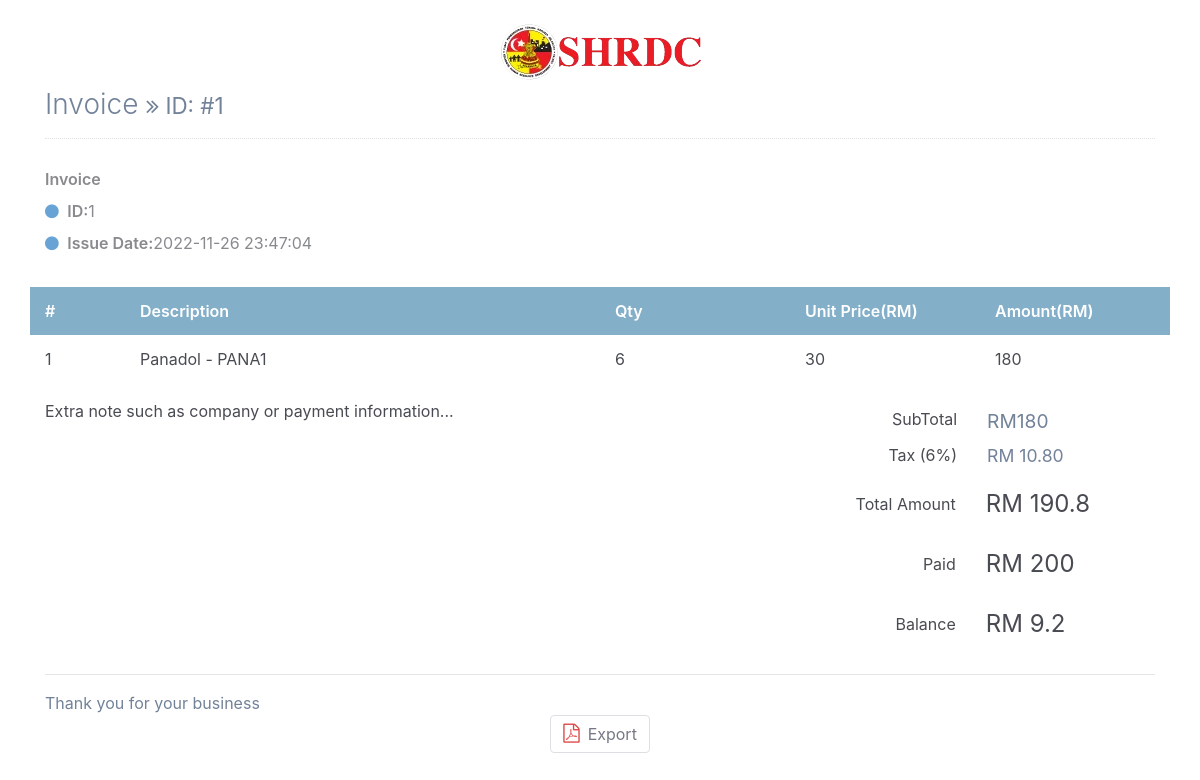
Page /pos/invoice.php?invoiceID=1 (signed in) on the committed database.
### tables this page shows
CREATE TABLE `tblpurchase_invoice` (
  `purchaseInvoiceID` int NOT NULL,
  `purchaseDate` datetime NOT NULL,
  `drugID` longtext NOT NULL,
  `drugBatchNo` longtext NOT NULL,
  `drugQty` longtext NOT NULL,
  `drugPrice` longtext NOT NULL,
  `tax` varchar(255) NOT NULL,
  `totalAmount` float NOT NULL,
  `paymentType` enum('Cash') NOT NULL,
  `discount` int NOT NULL,
  `paidAmount` float NOT NULL,
  `remainingAmount` float NOT NULL,
  `refundedItem` longtext,
  `refundedBatchNo` longtext,
  `refundedDrugQty` longtext,
  `refundedDrugPrice` longtext,
  `refundedTax` longtext,
  `refundedDateTime` longtext
);

### pos/invoice.php (the view, shortened to what this page needs)
<?php include "../db.php";
?>
<!DOCTYPE html>
<html lang="en">
<head>
    <link href="https://cdn.jsdelivr.net/npm/bootstrap@4.4.1/dist/css/bootstrap.min.css" rel="stylesheet">
</head>
<body>
<link href="https://maxcdn.bootstrapcdn.com/font-awesome/4.7.0/css/font-awesome.min.css" rel="stylesheet" />
<?php
if($_GET["invoiceID"] != "")
{
?>
<div id="printPage">
    <div class="container px-0">
        <div class="row mt-4">
            <div class="col-12 col-lg-12">
                <div class="row">
                    <div class="col-12">
                        <div class="text-center text-150">
                                <span class="text-default-d3"><img src="../image/logo.png"></span>
                        </div>
                    </div>
                </div>
            </div>
        </div>
    </div>
    <div class="page-content container">
        <div class="page-header text-blue-d2">
            <?php
            $sql = mysqli_query($Links, "SELECT * FROM tblpurchase_invoice WHERE purchaseInvoiceID = ".$_GET["invoiceID"]."");
            if(mysqli_num_rows($sql) > 0)
            {
                $row = mysqli_fetch_array($sql);
                echo '<h1 class="page-title text-secondary-d1">
                Invoice
                <small class="page-info">
                    <i class="fa fa-angle-double-right text-80"></i>
                    ID: #'.$row["purchaseInvoiceID"].'
                </small>
                </h1>';
            }
            ?>
        </div>
        <div class="container px-0">
            <div class="row mt-4">
                <div class="col-12 col-lg-12">
                    <div class="row">
                        <?php
                        $sql = mysqli_query($Links, "SELECT * FROM tblpurchase_invoice WHERE purchaseInvoiceID = ".$_GET["invoiceID"]."");
                        if(mysqli_num_rows($sql) > 0)
                        {
                            $row = mysqli_fetch_array($sql);
                        ?>
                            <div class="text-95 col-sm-12 align-self-start d-sm-flex justify-content-start">
                                <div class="text-grey-m2">
                                    <div class="mt-1 mb-2 text-secondary-m1 text-600 text-125">
                                        Invoice
                                    </div>
                                    <div class="my-2"><i class="fa fa-circle text-blue-m2 text-xs mr-1"></i> <span class="text-600 text-90">ID:</span><?php echo $row["purchaseInvoiceID"]; ?></div>
                                    <div class="my-2"><i class="fa fa-circle text-blue-m2 text-xs mr-1"></i> <span class="text-600 text-90">Issue Date:</span><?php echo $row["purchaseDate"]; ?></div>
                                </div>
                            </div>
                        <?php
                        }
                        ?>
                    </div>
                    <div class="mt-4">
                        <div class="row text-600 text-white bgc-default-tp1 py-25">
                            <div class="d-none d-sm-block col-1">#</div>
                            <div class="col-9 col-sm-5">Description</div>
                            <div class="d-none d-sm-block col-4 col-sm-2">Qty</div>
                            <div class="d-none d-sm-block col-sm-2">Unit Price(RM)</div>
                            <div class="col-2">Amount(RM)</div>
                        </div>
                        <div class="text-95 text-secondary-d3">
                            <?php
                            $sql = mysqli_query($Links, "SELECT * FROM tblpurchase_invoice WHERE purchaseInvoiceID = ".$_GET["invoiceID"]."");
                            if(mysqli_num_rows($sql) > 0)
                            {
                                $total = 0;
                                $row = mysqli_fetch_array($sql);
                                $drugname = explode(":", $row["drugID"]);
                                $drugQty = explode(":", $row["drugQty"]);
                                $drugPrice = explode(":", $row["drugPrice"]);
                                $drugBatchNo = explode(":", $row["drugBatchNo"]);
                                $substotal = 0;
                                $count = 0;
                                $refundedItem = explode(":", $row["refundedItem"]);
                                $refundedBatchNo = explode(":", $row["refundedBatchNo"]);
                                $refundedDateTime = explode("|", $row["refundedDateTime"]);
                                $refundAmount = 0;
                                for($i = 0; $i < count($drugname); $i++)
                                {
                                    $flag = false;
                                    if($drugQty[$i] > 0)
                                    {
                                        $count++;
                                        if($i % 2 == 0)
                                            echo '<div class="row mb-2 mb-sm-0 py-25">';
                                        else echo '<div class="row mb-2 mb-sm-0 py-25 bgc-default-l4">';
                                        echo '<div class="d-none d-sm-block col-1">'.$count.'</div>';
                                        for($j = 0; $j < count($refundedItem); $j++)
                                        {
                                            if($drugname[$i] == $refundedItem[$j] && $drugBatchNo[$i] == $refundedBatchNo[$j])
                                            {
                                                $flag = true;
                                                $refundAmount += (($drugQty[$i] * $drugPrice[$i]) * 0.06) + ($drugQty[$i] * $drugPrice[$i]);
                                                break;
                                            }
                                        }
                                        if($flag == true)
                                        {
                                            echo '<div class="col-9 col-sm-5"><b>(REFUND - '.$refundedDateTime[$j].') </b>'.ucwords(strtolower($drugname[$i])).' - '.$drugBatchNo[$i].'</div>';
                                            echo '<div class="d-none d-sm-block col-2">'.$drugQty[$i].'</div>';
                                            echo '<div class="d-none d-sm-block col-2 text-95">'.$drugPrice[$i].'</div>';
                                            $substotal += ($drugQty[$i] * $drugPrice[$i]);
                                            echo '<div class="col-2 text-secondary-d2">'.($drugQty[$i] * $drugPrice[$i]).'</div>';
                                            $total += $drugQty[$i] * $drugInfo["unitPrice"];
                                            echo '</div>';
                                        }
                                        else
                                        {
                                            echo '<div class="col-9 col-sm-5">'.ucwords(strtolower($drugname[$i])).' - '.$drugBatchNo[$i].'</div>';
                                            echo '<div class="d-none d-sm-block col-2">'.$drugQty[$i].'</div>';
                                            echo '<div class="d-none d-sm-block col-2 text-95">'.$drugPrice[$i].'</div>';
                                            $substotal += ($drugQty[$i] * $drugPrice[$i]);
                                            echo '<div class="col-2 text-secondary-d2">'.($drugQty[$i] * $drugPrice[$i]).'</div>';
                                            $total += $drugQty[$i] * $drugInfo["unitPrice"];
                                            echo '</div>';
                                        }
                                    }
                                }
                                echo '<div class="row border-b-2 brc-default-l2"></div>
                                <div class="row mt-3">
                                    <div class="col-12 col-sm-7 text-grey-d2 text-95 mt-2 mt-lg-0">
                                        Extra note such as company or payment information...
                                    </div>
                                    <div class="col-12 col-sm-5 text-grey text-90 order-first order-sm-last">
                                        <div class="row my-2">
                                            <div class="col-7 text-right">
                                                SubTotal
                                            </div>
                                            <div class="col-5">
                                                <span class="text-120 text-secondary-d1"> RM'.$substotal.'</span>
                                            </div>
                                        </div>
                                        <div class="row my-2">
                                            <div class="col-7 text-right">
                                                Tax (';
                                                $tax = explode(":", $row["tax"]);
                                                echo $tax[0].'%)
                                            </div>
                                            <div class="col-5">
                                                <span class="text-110 text-secondary-d1">RM '.$tax[1].'</span>
                                            </div>
                                        </div>
                                        <div class="row my-2 align-items-center bgc-primary-l3 p-2">
                                            <div class="col-7 text-right">
                                                Total Amount
                                            </div>
                                            <div class="col-5">
                                                <span class="text-150 text-success-d3 opacity-2"> RM '.$row["totalAmount"].'</span>
                                            </div>
                                        </div>
                                        <div class="row my-2 align-items-center bgc-primary-l3 p-2">
                                            <div class="col-7 text-right">
                                                Paid
                                            </div>
                                            <div class="col-5">
                                                <span class="text-150 text-success-d3 opacity-2"> RM '.$row["paidAmount"].'</span>
                                            </div>
                                        </div>
                                        <div class="row my-2 align-items-center bgc-primary-l3 p-2">
                                            <div class="col-7 text-right">
                                                Balance
                                            </div>
                                            <div class="col-5">
                                                <span class="text-150 text-success-d3 opacity-2"> RM '.$row["remainingAmount"].'</span>
                                            </div>
                                        </div>';
                                    echo '</div>
                                </div>';
                            }
                            ?>
                        </div>
                        <hr />
                        <div>
                            <span class="text-secondary-d1 text-105">Thank you for your business</span>
                        </div>
                    </div>
                </div>
            </div>
        </div>
    </div>
</div>
<div class="page-tools" style="text-align:center;">
            <div class="action-buttons">
                <button class="btn bg-white btn-light mx-1px text-95" onclick="saveDiv('printPage','Title')" data-title="PDF">
                    <i class="mr-1 fa fa-file-pdf-o text-danger-m1 text-120 w-2"></i>
                    Export
                </button>
            </div>
        </div>
<?php
}
?>
</body>
</html>

### pos/invoice.php (style rules this page uses)
body { margin-top:20px; color: #484b51; }
.text-secondary-d1 { color: #728299!important; }
.page-header { margin: 0 0 1rem; padding-bottom: 1rem; padding-top: .5rem; border-bottom: 1px dotted #e2e2e2; display: -ms-flexbox; display: flex; -ms-flex-pack: justify; justify-content: space-between; -ms-flex-align: center; align-items: center; }
.page-title { padding: 0; margin: 0; font-size: 1.75rem; font-weight: 300; }
hr { margin-top: 1rem; margin-bottom: 1rem; border: 0; border-top: 1px solid rgba(0,0,0,.1); }
.text-grey-m2 { color: #888a8d!important; }
.font-bolder, .text-600 { font-weight: 600!important; }
.text-110 { font-size: 110%!important; }
.pb-25, .py-25 { padding-bottom: .75rem!important; }
.pt-25, .py-25 { padding-top: .75rem!important; }
.bgc-default-tp1 { background-color: rgba(121,169,197,.92)!important; }
.btn-light { color: #757984; background-color: #f5f6f9; border-color: #dddfe4; }
.w-2 { width: 1rem; }
.text-120 { font-size: 120%!important; }
.text-danger-m1 { color: #dd4949!important; }
.text-blue-m2 { color: #68a3d5!important; }
.text-150 { font-size: 150%!important; }

### rows in the picture
tblpurchase_invoice: purchaseInvoiceID "1", purchaseDate "2022-11-26 23:47:04", drugID "Panadol", drugBatchNo "PANA1", drugQty "6", drugPrice "30", $drugQty[$i] * $drugPrice[$i] "180", tax "6", tax "10.80", totalAmount "190.8", paidAmount "200", remainingAmount "9.2"

### other values in the picture
$substotal "180"
